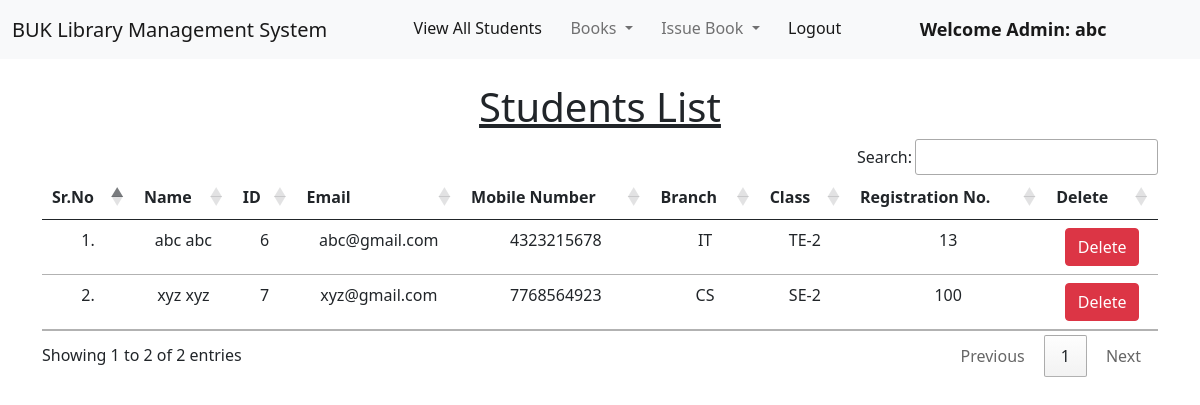
Page /view_students/ (signed in) on the committed database.
### library/models.py (models this page shows, shortened)
class Student(models.Model):
    user = models.OneToOneField(User, on_delete=models.CASCADE)
    classroom = models.CharField(max_length=10)
    branch = models.CharField(max_length=10)
    roll_no = models.CharField(max_length=3, blank=True)
    phone = models.CharField(max_length=10, blank=True)
    image = models.ImageField(upload_to="", blank=True)

### library/views.py (the view)
# urls.py: path("view_students/", views.view_students, name="view_students"),
@login_required(login_url = '/admin_login')
def view_students(request):
    students = Student.objects.all()
    return render(request, "view_students.html", {'students':students})

### library/templates/view_students.html (shortened to what this page needs)
{% extends 'admin_navbar.html' %} {% load static %}  {% block css %} {% endblock %} {% block body %}
<div class="container mt-4">
  <h1 class="text-center"><u>Students List</u></h1>
  <table class="table table-hover" id="example">
    <thead>
      <tr class="text-center">
        <th>Sr.No</th>
        <th>Name</th>
        <th>ID</th>
        <th>Email</th>
        <th>Mobile Number</th>
        <th>Branch</th>
        <th>Class</th>
        <th>Registration No.</th>
        <th>Delete</th>
      </tr>
    </thead>
    <tbody>
      {% for student in students %}
      <tr class="text-center">
        <td>{{forloop.counter}}.</td>
        <td>{{student.user.get_full_name}}</td>
        <td>{{student.user.id}}</td>
        <td>{{student.user.email}}</td>
        <td>{{student.phone}}</td>
        <td>{{student.branch}}</td>
        <td>{{student.classroom}}</td>
        <td>{{student.roll_no}}</td>
        <td>
          <a
            href="/delete_student/{{student.id}}/"
            class="btn btn-danger"
            onclick="return confirm('Are you sure you want to delete this student?')"
            >Delete</a
          >
        </td>
      </tr>
      {% endfor %}
    </tbody>
  </table>
</div>
{% endblock %}

### library/templates/admin_navbar.html (shortened to what this page needs)
<!DOCTYPE html>
<html lang="en">
  <head>
    <link
      href="https://cdn.jsdelivr.net/npm/bootstrap@5.1.0/dist/css/bootstrap.min.css"
      rel="stylesheet"
    />
    <link
      rel="stylesheet"
      href="https://cdn.datatables.net/1.10.25/css/jquery.dataTables.min.css"
    />
    <link
      rel="stylesheet"
      href="https://cdn.datatables.net/buttons/1.7.1/css/buttons.dataTables.min.css"
    />
  </head>
  <body>
    <nav class="navbar navbar-expand-lg navbar-light bg-light">
      <div class="container-fluid">
        <a class="navbar-brand" href="#">BUK Library Management System</a>
        <div class="collapse navbar-collapse" id="navbarSupportedContent">
          <ul class="navbar-nav me-auto mb-2 mb-lg-0">
            <li class="nav-item">
              <a
                class="nav-link active"
                aria-current="page"
                href="/view_students/"
                >View All Students</a
              >
            </li>
            <li class="nav-item dropdown">
              <a
                class="nav-link dropdown-toggle"
                href="#"
                id="navbarDropdown"
                role="button"
                data-bs-toggle="dropdown"
                aria-expanded="false"
              >
                Books
              </a>
            </li>
            <li class="nav-item dropdown">
              <a
                class="nav-link dropdown-toggle"
                href="#"
                id="navbarDropdown"
                role="button"
                data-bs-toggle="dropdown"
                aria-expanded="false"
              >
                Issue Book
              </a>
            </li>
            <li class="nav-item">
              <a class="nav-link active" aria-current="page" href="/logout/"
                >Logout</a
              >
            </li>
            <li class="nav-item">
              <a
                style="
                  font-weight: 600;
                  font-family: 'Segoe UI', Tahoma, Geneva, Verdana, sans-serif;
                  font-size: large;
                "
                class="nav-link active"
                href="#"
                >Welcome Admin: {{request.user}}</a
              >
            </li>
          </ul>
        </div>
      </div>
    </nav>
    {% block body %} {% endblock %}
  </body>
</html>

### rows in the picture
Student: user.get_full_name "abc abc", user.id "6", user.email "abc@gmail.com", phone "4323215678", branch "IT", classroom "TE-2", roll_no "13"
Student: user.get_full_name "xyz xyz", user.id "7", user.email "xyz@gmail.com", phone "7768564923", branch "CS", classroom "SE-2", roll_no "100"

### other values in the picture
{{ request.user }} "abc"
